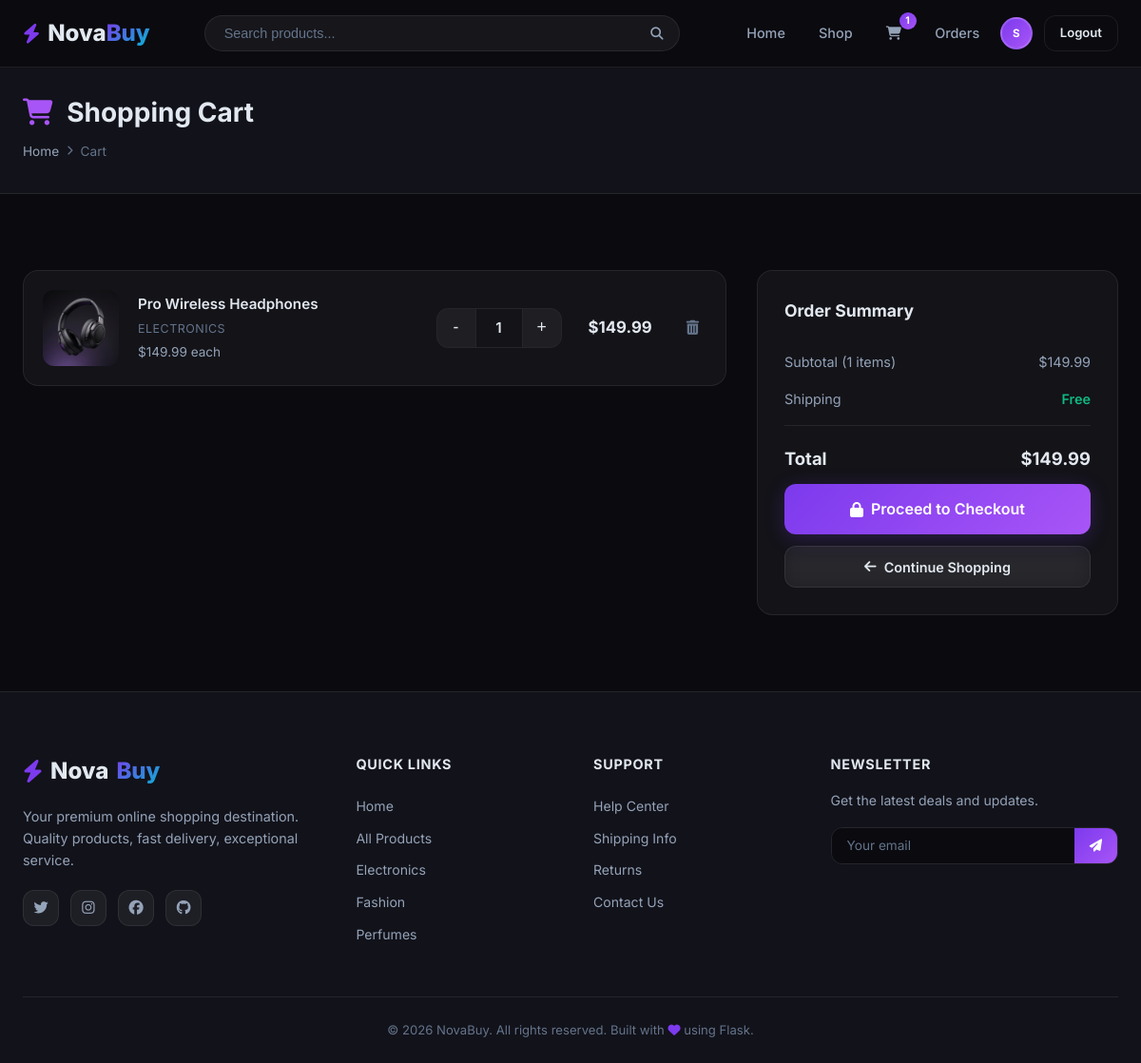
/cart (signed in), run on the app's committed database.
### models.py (models this page shows, shortened)
class User(UserMixin, db.Model):
    id = db.Column(db.Integer, primary_key=True)
    username = db.Column(db.String(80), unique=True, nullable=False)
    email = db.Column(db.String(120), unique=True, nullable=False)
    password_hash = db.Column(db.String(256), nullable=False)
    created_at = db.Column(db.DateTime, default=datetime.utcnow)
    full_name = db.Column(db.String(200), nullable=True)
    phone = db.Column(db.String(20), nullable=True)
    address = db.Column(db.Text, nullable=True)
    city = db.Column(db.String(100), nullable=True)
    state = db.Column(db.String(100), nullable=True)
    zip_code = db.Column(db.String(20), nullable=True)
    avatar_color = db.Column(db.String(7), default='#7c3aed')
    cart_items = db.relationship('CartItem', backref='user', lazy=True, cascade='all, delete-orphan')
    orders = db.relationship('Order', backref='user', lazy=True)
    @property
    def initials(self):
        if self.full_name:
            parts = self.full_name.split()
            return ''.join(p[0].upper() for p in parts[:2])
        return self.username[0].upper()

class CartItem(db.Model):
    id = db.Column(db.Integer, primary_key=True)
    user_id = db.Column(db.Integer, db.ForeignKey('user.id'), nullable=False)
    product_id = db.Column(db.Integer, db.ForeignKey('product.id'), nullable=False)
    quantity = db.Column(db.Integer, default=1)
    product = db.relationship('Product', backref='cart_items')
    @property
    def subtotal(self):
        return self.product.price * self.quantity

class Product(db.Model):
    id = db.Column(db.Integer, primary_key=True)
    name = db.Column(db.String(200), nullable=False)
    price = db.Column(db.Float, nullable=False)
    original_price = db.Column(db.Float, nullable=True)
    description = db.Column(db.Text, nullable=False)
    image_url = db.Column(db.String(500), nullable=True)
    category = db.Column(db.String(100), nullable=False)
    rating = db.Column(db.Float, default=4.0)
    stock = db.Column(db.Integer, default=10)
    featured = db.Column(db.Boolean, default=False)
    created_at = db.Column(db.DateTime, default=datetime.utcnow)

### app.py (the view)
@app.route('/cart')
@login_required
def cart():
    items = CartItem.query.filter_by(user_id=current_user.id).all()
    total = sum(item.subtotal for item in items)
    return render_template('cart.html', items=items, total=total)

### app.py (called while the page is built)
@login_manager.user_loader
def load_user(user_id):
    return User.query.get(int(user_id))

@app.context_processor
def inject_globals():
    if current_user.is_authenticated:
        count = sum(item.quantity for item in current_user.cart_items)
        return {'cart_count': count, 'cancel_window': CANCEL_WINDOW_MINUTES}
    return {'cart_count': 0, 'cancel_window': CANCEL_WINDOW_MINUTES}

### templates/cart.html (shortened to what this page needs)
{% extends 'base.html' %}
{% block content %}
<section class="page-header">
    <div class="container">
        <h1 class="page-title"><i class="fas fa-shopping-cart"></i> Shopping Cart</h1>
        <div class="breadcrumb">
            <a href="{{ url_for('home') }}">Home</a>
            <i class="fas fa-chevron-right"></i>
            <span>Cart</span>
        </div>
    </div>
</section>
<section class="section">
    <div class="container">
        {% if items %}
        <div class="cart-layout">
            <div class="cart-items">
                {% for item in items %}
                <div class="cart-item">
                    <div class="cart-item-image">
                        {% if item.product.image_url %}
                            <img src="{{ item.product.image_url }}" alt="{{ item.product.name }}">
                        {% else %}
                            <div class="product-image-placeholder small">
                                <i class="fas fa-image"></i>
                            </div>
                        {% endif %}
                    </div>
                    <div class="cart-item-details">
                        <a href="{{ url_for('product_detail', product_id=item.product.id) }}">
                            <h3>{{ item.product.name }}</h3>
                        </a>
                        <span class="cart-item-category">{{ item.product.category }}</span>
                        <span class="cart-item-price">${{ "%.2f"|format(item.product.price) }} each</span>
                    </div>
                    <div class="cart-item-quantity">
                        <form action="{{ url_for('update_cart', item_id=item.id) }}" method="POST" class="qty-form">
                            <div class="quantity-controls">
                                <button type="submit" name="quantity" value="{{ item.quantity - 1 }}" class="qty-btn">-</button>
                                <span class="qty-display">{{ item.quantity }}</span>
                                <button type="submit" name="quantity" value="{{ item.quantity + 1 }}" class="qty-btn">+</button>
                            </div>
                        </form>
                    </div>
                    <div class="cart-item-subtotal">
                        <span>${{ "%.2f"|format(item.subtotal) }}</span>
                    </div>
                    <form action="{{ url_for('remove_from_cart', item_id=item.id) }}" method="POST">
                        <button type="submit" class="cart-remove-btn" title="Remove item">
                            <i class="fas fa-trash-alt"></i>
                        </button>
                    </form>
                </div>
                {% endfor %}
            </div>
            <div class="cart-summary">
                <div class="summary-card">
                    <h3>Order Summary</h3>
                    <div class="summary-row">
                        <span>Subtotal ({{ items|length }} items)</span>
                        <span>${{ "%.2f"|format(total) }}</span>
                    </div>
                    <div class="summary-row">
                        <span>Shipping</span>
                        <span class="free-shipping">{% if total >= 50 %}Free{% else %}$4.99{% endif %}</span>
                    </div>
                    <div class="summary-divider"></div>
                    <div class="summary-row summary-total">
                        <span>Total</span>
                        <span>${{ "%.2f"|format(total + (0 if total >= 50 else 4.99)) }}</span>
                    </div>
                    <a href="{{ url_for('checkout') }}" class="btn btn-primary btn-lg btn-full">
                        <i class="fas fa-lock"></i> Proceed to Checkout
                    </a>
                    <a href="{{ url_for('products') }}" class="btn btn-glass btn-full" style="margin-top: 0.75rem;">
                        <i class="fas fa-arrow-left"></i> Continue Shopping
                    </a>
                </div>
            </div>
        </div>
        {% endif %}
    </div>
</section>
{% endblock %}

### templates/base.html (shortened to what this page needs)
<!DOCTYPE html>
<html lang="en">
<head>
    <link rel="stylesheet" href="https://cdnjs.cloudflare.com/ajax/libs/font-awesome/6.5.1/css/all.min.css">
    <link rel="stylesheet" href="{{ url_for('static', filename='css/style.css') }}">
</head>
<body>
    <nav class="navbar" id="navbar">
        <div class="nav-container">
            <a href="{{ url_for('home') }}" class="nav-logo">
                <i class="fas fa-bolt"></i>
                <span>Nova<span class="logo-accent">Buy</span></span>
            </a>
            <div class="nav-search">
                <form action="{{ url_for('products') }}" method="GET" class="search-form">
                    <input type="text" name="search" placeholder="Search products..." value="{{ request.args.get('search', '') }}" id="search-input">
                    <button type="submit" class="search-btn"><i class="fas fa-search"></i></button>
                </form>
            </div>
            <div class="nav-links" id="nav-links">
                <a href="{{ url_for('home') }}" class="nav-link">Home</a>
                <a href="{{ url_for('products') }}" class="nav-link">Shop</a>
                {% if current_user.is_authenticated %}
                    <a href="{{ url_for('cart') }}" class="nav-link cart-link">
                        <i class="fas fa-shopping-cart"></i>
                        {% if cart_count > 0 %}
                            <span class="cart-badge">{{ cart_count }}</span>
                        {% endif %}
                    </a>
                    <a href="{{ url_for('orders') }}" class="nav-link">Orders</a>
                    <div class="nav-user">
                        <a href="{{ url_for('profile') }}" class="nav-avatar" style="background: linear-gradient(135deg, {{ current_user.avatar_color or '#7c3aed' }}, #a855f7);" title="My Profile">
                            {{ current_user.initials }}
                        </a>
                        <a href="{{ url_for('logout') }}" class="btn btn-outline btn-sm">Logout</a>
                    </div>
                {% else %}
                    <a href="{{ url_for('login') }}" class="nav-link">Login</a>
                    <a href="{{ url_for('register') }}" class="btn btn-primary btn-sm">Sign Up</a>
                {% endif %}
            </div>
        </div>
    </nav>
    <main class="main-content">
        {% block content %}{% endblock %}
    </main>
    <footer class="footer">
        <div class="footer-container">
            <div class="footer-grid">
                <div class="footer-brand">
                    <a href="{{ url_for('home') }}" class="footer-logo">
                        <i class="fas fa-bolt"></i> Nova<span class="logo-accent">Buy</span>
                    </a>
                    <p>Your premium online shopping destination. Quality products, fast delivery, exceptional service.</p>
                    <div class="footer-socials">
                        <a href="#"><i class="fab fa-twitter"></i></a>
                        <a href="#"><i class="fab fa-instagram"></i></a>
                        <a href="#"><i class="fab fa-facebook"></i></a>
                        <a href="#"><i class="fab fa-github"></i></a>
                    </div>
                </div>
                <div class="footer-links-group">
                    <h4>Quick Links</h4>
                    <a href="{{ url_for('home') }}">Home</a>
                    <a href="{{ url_for('products') }}">All Products</a>
                    <a href="{{ url_for('products', category='Electronics') }}">Electronics</a>
                    <a href="{{ url_for('products', category='Fashion') }}">Fashion</a>
                    <a href="{{ url_for('products', category='Perfumes') }}">Perfumes</a>
                </div>
                <div class="footer-links-group">
                    <h4>Support</h4>
                    <a href="#">Help Center</a>
                    <a href="#">Shipping Info</a>
                    <a href="#">Returns</a>
                    <a href="#">Contact Us</a>
                </div>
                <div class="footer-links-group">
                    <h4>Newsletter</h4>
                    <p>Get the latest deals and updates.</p>
                    <form class="newsletter-form" onsubmit="event.preventDefault(); this.querySelector('input').value='Subscribed!'; this.querySelector('input').disabled=true;">
                        <input type="email" placeholder="Your email">
                        <button type="submit"><i class="fas fa-paper-plane"></i></button>
                    </form>
                </div>
            </div>
            <div class="footer-bottom">
                <p>&copy; 2026 NovaBuy. All rights reserved. Built with <i class="fas fa-heart" style="color: var(--primary);"></i> using Flask.</p>
            </div>
        </div>
    </footer>
</body>
</html>

### data on the page
User: initials "S"
CartItem: product.image_url (picture), product.name "Pro Wireless Headphones", product.category "ELECTRONICS", quantity "1"
Product: product.price "149.99", subtotal "149.99"

### other printed values
{{ cart_count }} "1"
{{ items|length }} "1"
{{ "%.2f"|format(total) }} "149.99"
{{ "%.2f"|format(total + (0 if total >= 50 else 4.99)) }} "149.99"
